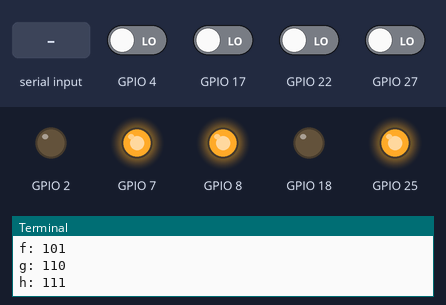
A program run on a simulated Raspberry Pi (BCM pin numbers). On the bench: output pins drawn as LEDs (lit = HIGH), the last lines printed to the terminal. The inputs (shaded band) are chosen by the test bench; at power-on: GPIO 4, GPIO 17, GPIO 22, GPIO 27 LOW.

Above: at 1.2 s.
1.3 s: "2" typed at the terminal, then Enter
At 2.1 s:
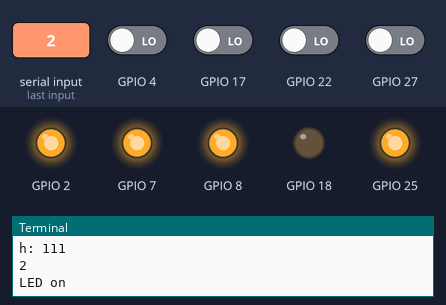
3.8 s: "1" typed at the terminal, then Enter
At 5.2 s:
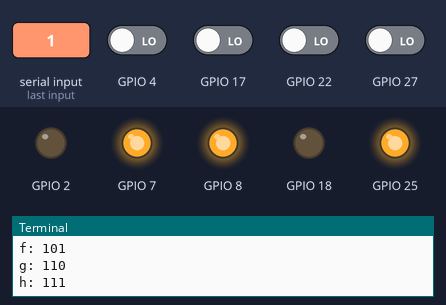
Timing chart, 0 to 6.8 s (numbered marks = the images above; inputs shaded):
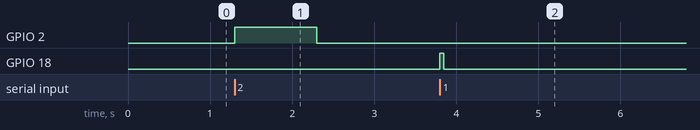

Measured:
- after the input at 1.3 s, GPIO 2: LOW → HIGH at once, → LOW 1.0 s later
- after the input at 3.8 s, GPIO 18: LOW → HIGH at once, → LOW 0.05 s later

The program:

3-bit_hangman_driver.py
```python
# from https://thepihut.com/blogs/raspberry-pi-tutorials/27968772-turning-on-an-led-with-your-raspberry-pis-gpio-pins
import RPi.GPIO as GPIO
import time
GPIO.setmode(GPIO.BCM)
GPIO.setwarnings(False)


# Hangman incrementor
GPIO.setup(24, GPIO.IN, pull_up_down=GPIO.PUD_DOWN)

# Counter bit 1
GPIO.setup(22, GPIO.IN, pull_up_down=GPIO.PUD_DOWN)
# Counter bit 2
GPIO.setup(27, GPIO.IN, pull_up_down=GPIO.PUD_DOWN)
# Counter bit 3
GPIO.setup(17, GPIO.IN, pull_up_down=GPIO.PUD_DOWN)
# Counter bit 4
GPIO.setup(4, GPIO.IN, pull_up_down=GPIO.PUD_DOWN)

# Out 18 is PC (Program Counter)
GPIO.setup(18,GPIO.OUT)

# "Guess/store"
GPIO.setup(2, GPIO.OUT)

# 3-bit "keyboard" 1 of 3 - TOP input (output from Pi, INto breadboard)
GPIO.setup(25, GPIO.OUT)
# 3-bit "keyboard" 2 of 3 - MIDDLE input
GPIO.setup(8, GPIO.OUT)
# 3-bit "keyboard" 3 of 3 - BOTTOM input
GPIO.setup(7, GPIO.OUT)

# Test keyboard all on
GPIO.output(25, GPIO.HIGH)
GPIO.output(8, GPIO.HIGH)
GPIO.output(7, GPIO.HIGH)

# Test in guess/store mode
GPIO.output(2, GPIO.LOW)

# print "LED on"
# GPIO.output(18,GPIO.HIGH)
# time.sleep(.1)
# print "LED off"
GPIO.output(18,GPIO.LOW)
pcSwitch = False

counterState = 0

saveGuessState = False

keyBoardTop = True
keyBoardMiddle = True
keyBoardBottom = True

incorrectGuesses = 0

def encode(character):
    global keyBoardTop
    global keyBoardMiddle
    global keyBoardBottom

    numeric = ord(character) - 97

    print("char is: " + character)

    octal = '{0:03b}'.format(numeric)

    firstBit = int(octal[0])
    secondBit = int(octal[1])
    thirdBit = int(octal[2])

    keyBoardTop = True if firstBit == 1 else False
    GPIO.output(25, keyBoardTop)
    keyBoardMiddle = True if secondBit == 1 else False
    GPIO.output(8, keyBoardMiddle)
    keyBoardBottom = True if thirdBit == 1 else False
    GPIO.output(7, keyBoardBottom)

def stateSetOne():
    if (GPIO.input(22) == 0 and GPIO.input(27) == 0 and GPIO.input(17) == 0 and GPIO.input(4) == 0):
        return True
    return False

def guessingState():
    if (GPIO.input(22) == 1 and GPIO.input(27) == 1 and GPIO.input(17) == 0 and GPIO.input(4) == 0):
        return True
    return False

def toggle(switchState, pinNum):

    if switchState == True:
        switchState = False
        GPIO.output(pinNum, GPIO.LOW)
    else:
        switchState = True
        GPIO.output(pinNum, GPIO.HIGH)

    return switchState

def cyclePC():
    GPIO.output(18,GPIO.HIGH)
    time.sleep(.05)
    GPIO.output(18,GPIO.LOW)

    if (parsePcAsInt(parsePC()) >= 4):
        skipToBeginningState()

def parsePcAsInt(pc):
    return int(pc, 2)

def parsePC():
    return str(GPIO.input(4)) + str(GPIO.input(17)) + str(GPIO.input(27)) + str(GPIO.input(22))

def skipToBeginningState():
    global pcSwitch
    # Initialize the game to state "setOne"
    while not stateSetOne():
        pcSwitch = toggle(pcSwitch, 18)

skipToBeginningState()

while True:
    currentPc = parsePC()
    currentState = parsePcAsInt(currentPc)

    userPrompt = ""
    saveGuessLabel = "Store value"

    if currentState == 0:
        userPrompt = "Store letter 1"
    elif currentState == 1:
        userPrompt = "Store letter 2"
    elif currentState == 2:
        userPrompt = "Store letter 3"
    elif currentState == 3:
        userPrompt = "Make a guess"
        saveGuessLabel = "Submit guess"

    print("Program Counter: {}".format(currentPc))
    print("GAME PHASE: " + userPrompt + "\n")

    if currentState == 3:
        print("Incorrect Guesses: {}".format(incorrectGuesses))

    print("Databus: {}{}{}".format(int(keyBoardTop), int(keyBoardMiddle), int(keyBoardBottom)))

    selection = input("{}\n{}\n{}{}\n{}{}\n{}{}\n{}{}\n{}{}\n{}{}\n{}{}\n{}{}\n".format(
        "1: Next (PC++)",
        "2: " + saveGuessLabel,
        "a: ", '{0:03b}'.format(0),
        "b: ", '{0:03b}'.format(1),
        "c: ", '{0:03b}'.format(2),
        "d: ", '{0:03b}'.format(3),
        "e: ", '{0:03b}'.format(4),
        "f: ", '{0:03b}'.format(5),
        "g: ", '{0:03b}'.format(6),
        "h: ", '{0:03b}'.format(7)
        ))

    if selection == '1':
        cyclePC()

    elif selection == '2':
        #saveGuessState = toggle(saveGuessState, 2)
        if guessingState():
            print("LED on")
            GPIO.output(2,GPIO.HIGH)
            time.sleep(.5)
            incorrectGuesses = (incorrectGuesses + 1) if GPIO.input(24) == 1 else incorrectGuesses
            time.sleep(.5)
            print("LED off")
            GPIO.output(2,GPIO.LOW)
        else:
            print("LED on")
            GPIO.output(2,GPIO.HIGH)
            time.sleep(1)
            print("LED off")
            GPIO.output(2,GPIO.LOW)
    elif len(selection) == 1 and selection[0] in 'abcdefgh':
        encode(selection[0])
    else:
        print("Invalid input")
```
